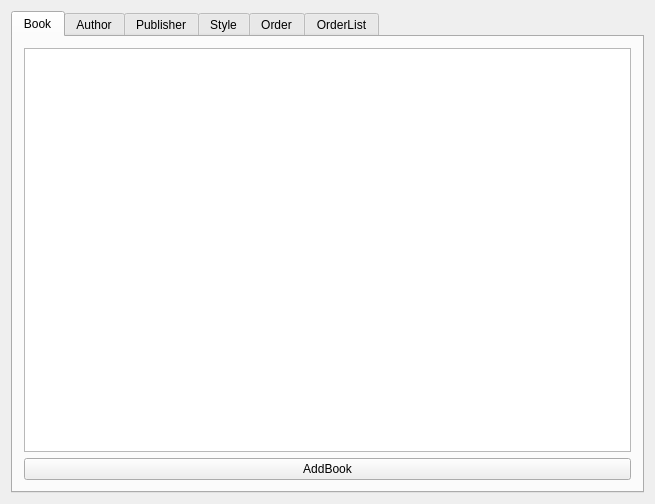
<?xml version="1.0" encoding="UTF-8"?>
<ui version="4.0">
 <class>MainWindow</class>
 <widget class="QMainWindow" name="MainWindow">
  <property name="geometry">
   <rect>
    <x>0</x>
    <y>0</y>
    <width>655</width>
    <height>504</height>
   </rect>
  </property>
  <property name="windowTitle">
   <string>MainWindow</string>
  </property>
  <widget class="QWidget" name="centralWidget">
   <layout class="QHBoxLayout" name="horizontalLayout">
    <item>
     <widget class="QTabWidget" name="TabWidget">
      <property name="enabled">
       <bool>true</bool>
      </property>
      <property name="accessibleName">
       <string/>
      </property>
      <property name="layoutDirection">
       <enum>Qt::LeftToRight</enum>
      </property>
      <property name="autoFillBackground">
       <bool>true</bool>
      </property>
      <property name="currentIndex">
       <number>0</number>
      </property>
      <property name="documentMode">
       <bool>false</bool>
      </property>
      <property name="tabsClosable">
       <bool>false</bool>
      </property>
      <widget class="QWidget" name="Book">
       <attribute name="title">
        <string>Book</string>
       </attribute>
       <layout class="QVBoxLayout" name="verticalLayout">
        <item>
         <widget class="QTableView" name="tableViewBook"/>
        </item>
        <item>
         <widget class="QPushButton" name="pushButtonAddBook">
          <property name="text">
           <string>AddBook</string>
          </property>
         </widget>
        </item>
       </layout>
      </widget>
      <widget class="QWidget" name="Author">
       <attribute name="title">
        <string>Author</string>
       </attribute>
       <layout class="QVBoxLayout" name="verticalLayout_2">
        <item>
         <widget class="QTableView" name="tableViewAuthor"/>
        </item>
        <item>
         <widget class="QPushButton" name="pushButtonAutor">
          <property name="text">
           <string>Add Author</string>
          </property>
         </widget>
        </item>
       </layout>
      </widget>
      <widget class="QWidget" name="Publisher">
       <attribute name="title">
        <string>Publisher</string>
       </attribute>
       <layout class="QVBoxLayout" name="verticalLayout_3">
        <item>
         <widget class="QTableView" name="tableViewPublisher"/>
        </item>
        <item>
         <widget class="QPushButton" name="pushButtonPublisher">
          <property name="text">
           <string>Add Publisher</string>
          </property>
         </widget>
        </item>
       </layout>
      </widget>
      <widget class="QWidget" name="Style">
       <attribute name="title">
        <string>Style</string>
       </attribute>
       <layout class="QVBoxLayout" name="verticalLayout_4">
        <item>
         <widget class="QTableView" name="tableViewStyle"/>
        </item>
        <item>
         <widget class="QPushButton" name="pushButtonStyle">
          <property name="text">
           <string>Add Style</string>
          </property>
         </widget>
        </item>
       </layout>
      </widget>
      <widget class="QWidget" name="Order">
       <attribute name="title">
        <string>Order</string>
       </attribute>
       <layout class="QVBoxLayout" name="verticalLayout_6">
        <item>
         <widget class="QTableView" name="tableViewOrder"/>
        </item>
        <item>
         <widget class="QPushButton" name="pushButtonOrder">
          <property name="text">
           <string>Add Order</string>
          </property>
         </widget>
        </item>
       </layout>
      </widget>
      <widget class="QWidget" name="ShopList">
       <attribute name="title">
        <string>OrderList</string>
       </attribute>
       <layout class="QVBoxLayout" name="verticalLayout_5">
        <item>
         <widget class="QTableView" name="tableViewOredrBooks"/>
        </item>
        <item>
         <widget class="QPushButton" name="pushButtonOrderList">
          <property name="text">
           <string>Add ShopList</string>
          </property>
         </widget>
        </item>
       </layout>
      </widget>
     </widget>
    </item>
   </layout>
  </widget>
 </widget>
 <layoutdefault spacing="6" margin="11"/>
 <resources/>
 <connections/>
</ui>
